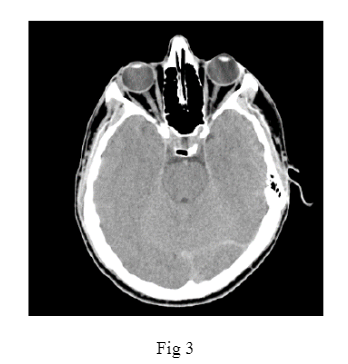
#> input picture brain.jpg.png, 348 x 364 px, found by its file name
$ jupyter execute --allow-errors Ayushi_CV_lab2.ipynb
#> lines starting #> are read from the running program, lines starting #| are printed output that depends on the picture
## **NAME - AYUSHI SACHAN**

## **PRN -1032211768**

## **BATCH - A1**

# **EXPERIMENT 2 -MORPHOLOGICAL OPERATIONS**

**CONCLUSION -Morphological operations offer powerful tools for image processing, enabling the extraction of essential features and patterns while filtering out noise and artifacts. By utilizing dilation, erosion, and gradient techniques, morphological operations enhance image quality and aid in object detection and segmentation tasks.**

[cell 1]
import cv2
import numpy as np
import matplotlib.pyplot as plt

[cell 2]
img=cv2.imread('/content/good.jpg')
#> (the rest of this cell did not finish here and is left out)

##**Dilation**

[cell 3]
kernel = np.ones((7,7),np.uint8)
#> (the rest of this cell did not finish here and is left out)

## **Erosion**

[cell 4]
kernel = np.ones((5,5),np.uint8)
#> (the rest of this cell did not finish here and is left out)

## **LAB TASK 1**

[cell 5]
circle = cv2.imread('/content/images.jpg')
#> (the rest of this cell did not finish here and is left out)

[cell 6]
kernel = np.ones((10,10),np.uint8)
#> (the rest of this cell did not finish here and is left out)

[cell 7]
# Define the structuring element
kernel = cv2.getStructuringElement(cv2.MORPH_RECT,(16,16))
# Apply the opening operation
#> (the rest of this cell did not finish here and is left out)

## **Lab Task 2**

[cell 8]
finger = cv2.imread('/content/fingerprint.png')
#> (the rest of this cell did not finish here and is left out)

[cell 9]
kernel = np.ones((2,2),np.uint8)
#> (the rest of this cell did not finish here and is left out)

[cell 10]
kernel = cv2.getStructuringElement(cv2.MORPH_RECT,(3,3))
#> (the rest of this cell did not finish here and is left out)

[cell 11]
kernel = np.ones((2,2),np.uint8)
#> (the rest of this cell did not finish here and is left out)

#> (a cell that did not finish here is left out)

#> (a cell that did not finish here is left out)

## **Lab Task 3**

[cell 14]
brain =cv2.imread("/content/brain.jpg.png")
#> brain is the input picture: shape (364, 348, 3); mean B, G, R 134.3, 134.3, 134.3
plt.imshow(brain)

[cell 15]
# Perform grayscale dilation
dilation_kernel = np.ones((3, 3), np.uint8)
dilation = cv2.dilate(brain, dilation_kernel, iterations=1)
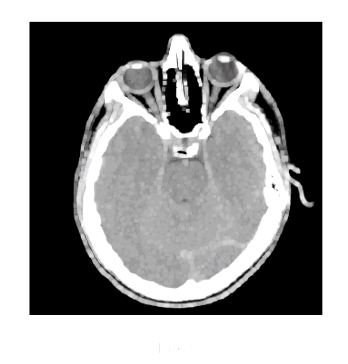
#> dilation: shape (364, 348, 3); mean B, G, R 145.5, 145.5, 145.5

[cell 16]
# Perform grayscale erosion
erosion_kernel = np.ones((3, 3), np.uint8)
erosion = cv2.erode(brain, erosion_kernel, iterations=1)
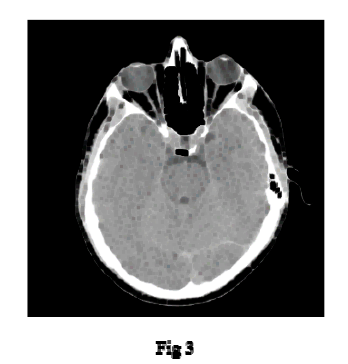
#> erosion: shape (364, 348, 3); mean B, G, R 123.3, 123.3, 123.3

[cell 17]
# Calculate morphological gradient
gradient = cv2.morphologyEx(brain, cv2.MORPH_GRADIENT, np.ones((3, 3), np.uint8))
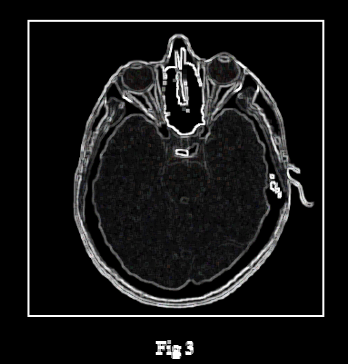
#> gradient: shape (364, 348, 3); mean B, G, R 22.3, 22.2, 22.2

[cell 18]
plt.figure(figsize=(15, 12))

plt.subplot(1, 4, 1)
plt.imshow(brain, cmap='gray')
plt.title('Original Image')

plt.subplot(1, 4, 2)
plt.imshow(dilation, cmap='gray')
plt.title('Grayscale Dilation')

plt.subplot(1, 4, 3)
plt.imshow(erosion, cmap='gray')
plt.title('Grayscale Erosion')

plt.subplot(1, 4, 4)
plt.imshow(gradient, cmap='gray')
plt.title('Morphological Gradient')
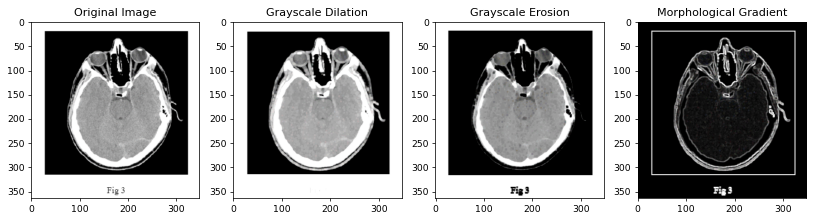
#> figure drawn by matplotlib, 4 panels; B, G, R data is drawn as R, G, B
